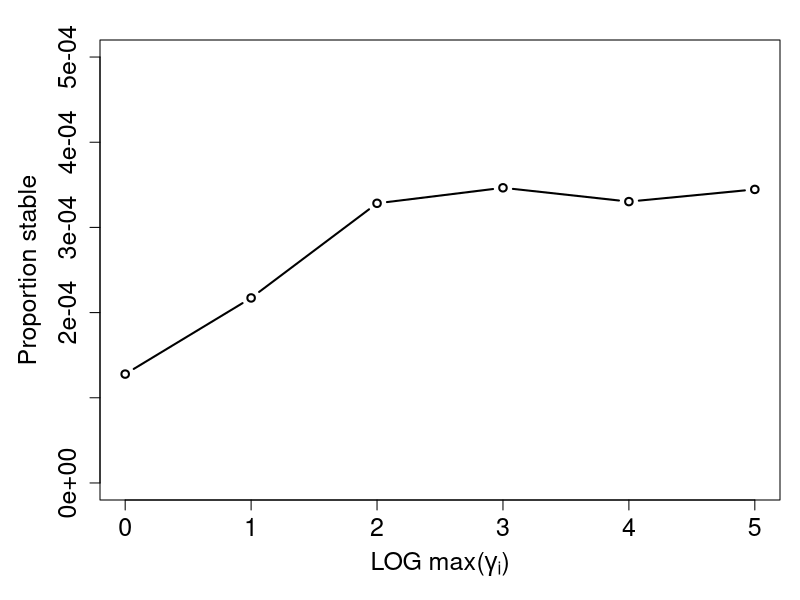
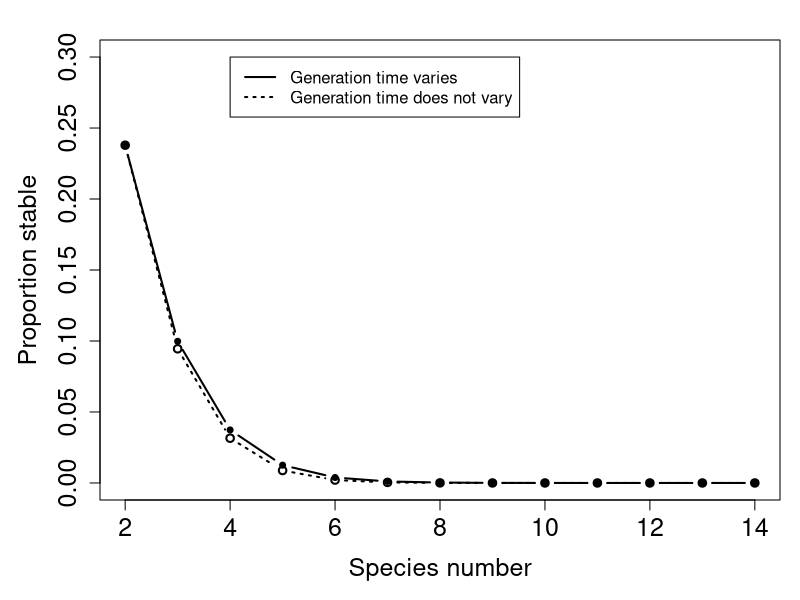
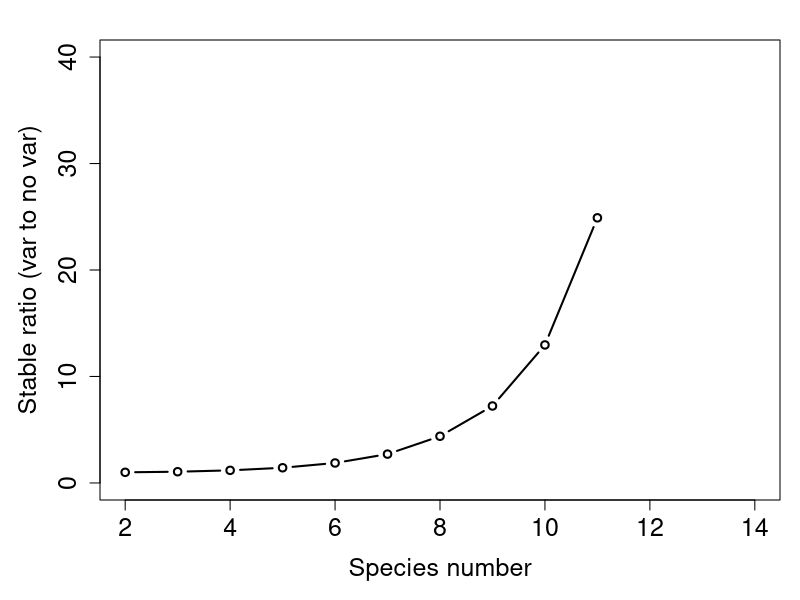
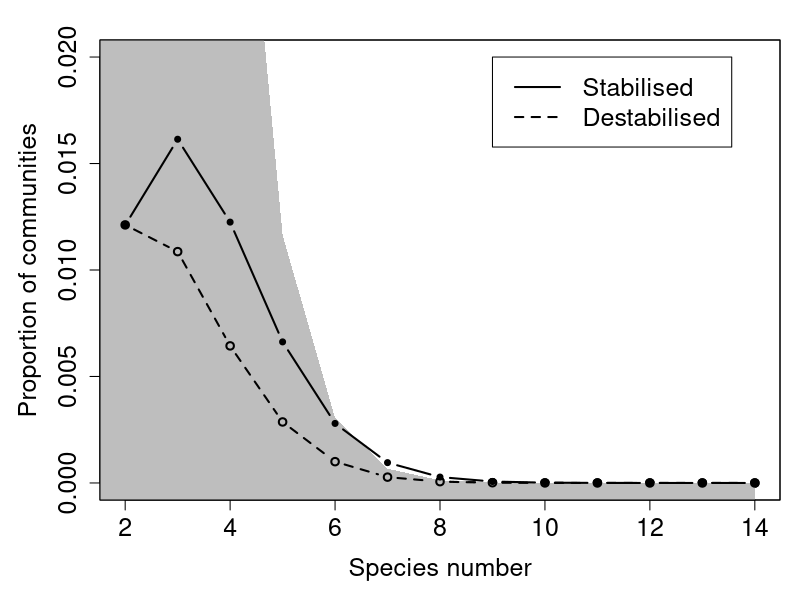
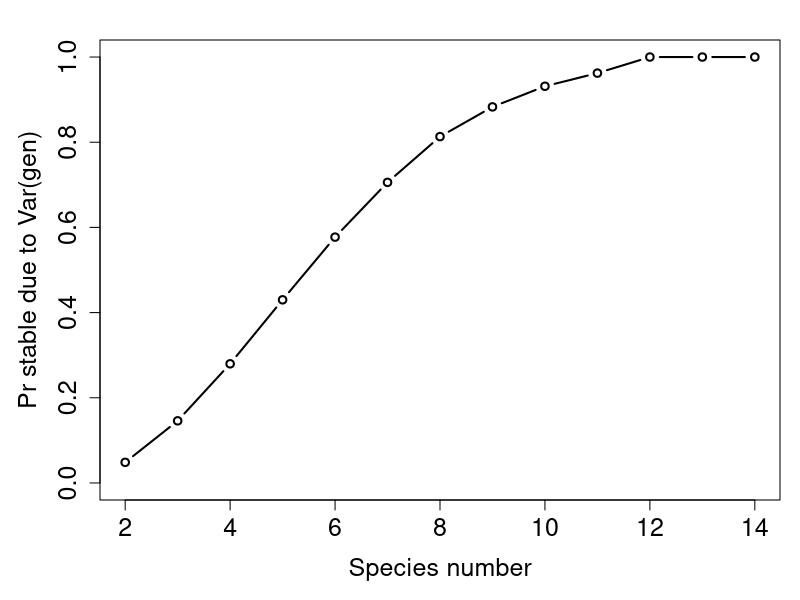
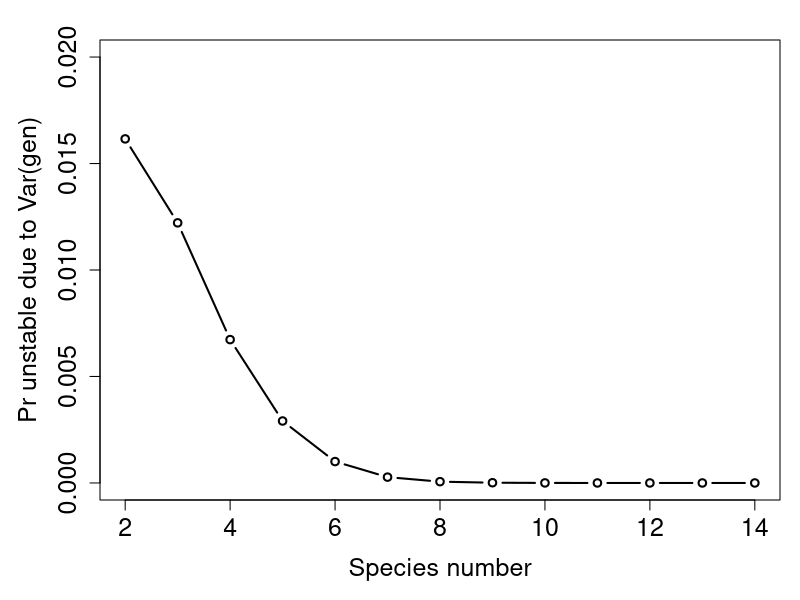
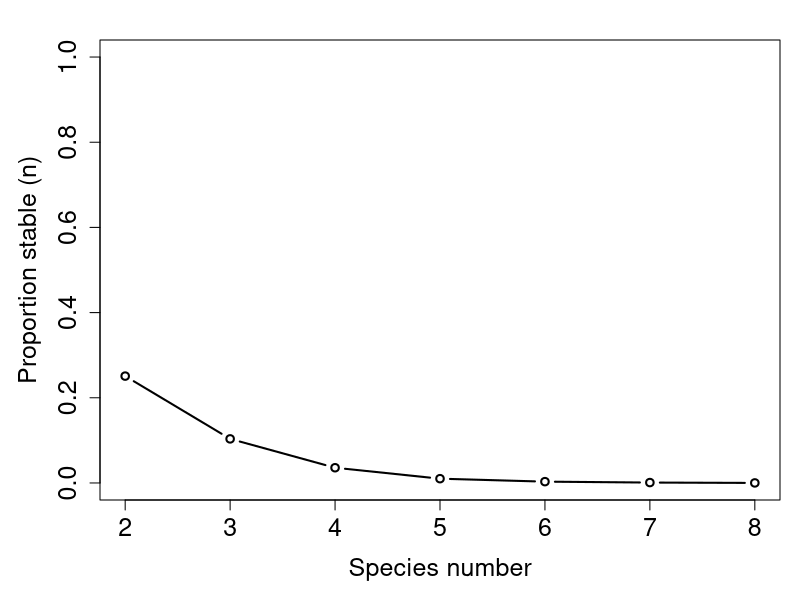
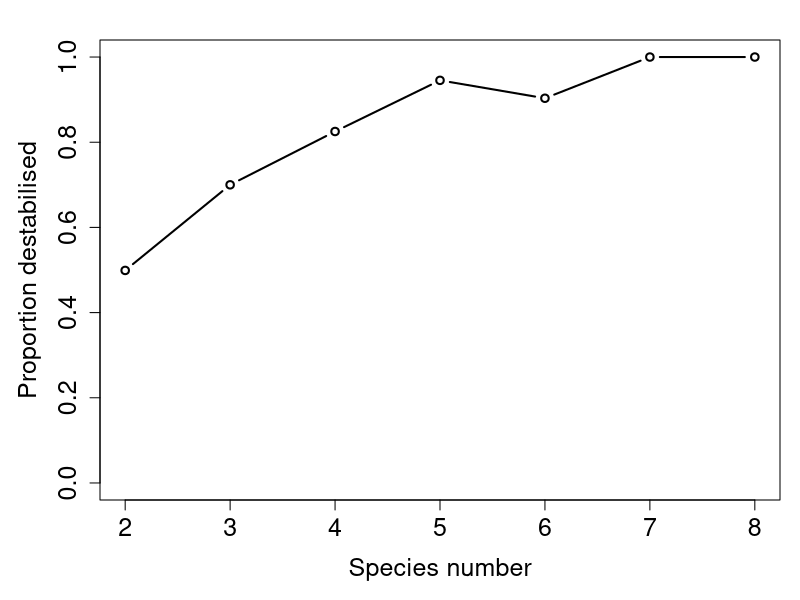

The R script that drew these images, in order:
## ---- chunk 1
library(knitr);
dat  <- read.table(file = "full_data.csv", header = TRUE, sep = ",");
dat  <- cbind(dat, (dat[,3] - dat[,4]) + dat[,5]);
rownames(dat) <- NULL;
colnames(dat) <- c("Species ($\\{S}$)", "Unstable", "Stable", "Stabilised", 
                   "Destabilised", "Stable ($\\{Var(gamma)}$)")
## ---- chunk 2
kable(dat);
## ---- chunk 3
mag_var <- read.table(file = "var_gen_mag.csv", header = TRUE, sep = ",");
stabi_3 <- mag_var[,3] / 10000000;
par(mar = c(5, 5, 2, 1));
plot(x = log10(mag_var[,1]), y = stabi_3, type = "b", lwd = 2, ylim = c(0, 0.0005),
     xlab = expression(paste("LOG max(",gamma[i],")")), ylab = "Proportion stable",
     cex.axis = 1.5, cex.lab = 1.5, lty = "solid");
## ---- chunk 4
gen_var  <- read.table(file = "full_data.csv", header = TRUE, sep = ",");
gen_var  <- gen_var[1:13,];
tot_sim  <- sum(gen_var[1,2:5]);
before_v <- gen_var[,3] / tot_sim;
after_v  <- ((gen_var[,3] - gen_var[,4]) + gen_var[,5]) / tot_sim;
par(mar = c(5, 5, 2, 1));
plot(x = gen_var[,1], y = before_v, type = "b", lwd = 2, ylim = c(0, 0.3),
     xlab = "Species number", ylab = "Proportion stable",
     cex.axis = 1.5, cex.lab = 1.5, lty = "dotted");
points(x = gen_var[,1], y = after_v, type = "b", lwd = 2, ylim = c(0, 0.3),
       lty = "solid", pch = 20);
legend(x = 4, y = 0.3, lwd = 2,
       legend = c("Generation time varies", "Generation time does not vary"),
       lty = c("solid", "dotted"));
## ---- chunk 5
par(mar = c(5, 5, 2, 1));
plot(x = gen_var[,1], y = after_v / before_v, type = "b", lwd = 2, ylim = c(0, 40),
     xlab = "Species number", ylab = "Stable ratio (var to no var)",
     cex.axis = 1.5, cex.lab = 1.5, lty = "solid");
## ---- chunk 6
unstable    <- gen_var[,2] / tot_sim;
stable      <- gen_var[,3] / tot_sim;
destablised <- gen_var[,4] / tot_sim;
stabilised  <- gen_var[,5] / tot_sim;
par(mar = c(5, 5, 2, 1));
plot(x = gen_var[,1], y = destablised, type = "b", lwd = 2, ylim = c(0, 0.02),
     xlab = "Species number", ylab = "Proportion of communities",
     cex.axis = 1.5, cex.lab = 1.5, lty = "dashed");
polygon(x = c(gen_var[,1], rev(gen_var[,1]), -4), 
        y = c(stable + destablised, rep(-1, dim(gen_var)[1] + 1)), 
        col = "grey", border = NA);
box();
points(x = gen_var[,1], y = destablised, type = "b", lwd = 2, lty = "dashed");
points(x = gen_var[,1], y = stabilised, type = "b", lwd = 2, ylim = c(0, 0.02),
       lty = "solid", pch = 20);
legend(x = 9, y = 0.02, lwd = 2, cex = 1.5,
       legend = c("Stabilised", "Destabilised"),
       lty = c("solid", "dashed"));
## ---- chunk 7
par(mar = c(5, 5, 2, 1));
y1 <- stabilised / (stable + stabilised);
plot(x = gen_var[,1], y = y1, type = "b", lwd = 2, ylim = c(0, 1),
     xlab = "Species number", ylab = "Pr stable due to Var(gen)",
     cex.axis = 1.5, cex.lab = 1.5, lty = "solid");
## ---- chunk 8
par(mar = c(5, 5, 2, 1));
y1 <- destablised / (unstable + destablised);
plot(x = gen_var[,1], y = y1, type = "b", lwd = 2, ylim = c(0, 0.02),
     xlab = "Species number", ylab = "Pr unstable due to Var(gen)",
     cex.axis = 1.5, cex.lab = 1.5, lty = "solid");
## ---- chunk 9
random_comm <- function(dm = 2, iter = 10000){
    stabilised_fastevo <- NULL;
    unstabled_fastevo  <- NULL;
    nn           <- dm * dm;
    tot_stabled  <- 0;
    tot_ustabled <- 0;
    tot_eco_stab <- 0;
    stabilised_fastevo <- NULL;
    unstabled_fastevo  <- NULL;
    while(iter > 0){
        stabilised   <- 0;
        unstabilised <- 0;
        Adat <- runif(n = nn, min = -4, max = 4);
        Bdat <- runif(n = nn, min = -4, max = 4);
        Cdat <- runif(n = nn, min = -4, max = 4);
        A    <- matrix(data = Adat, nrow = dm, ncol = dm);
        B    <- matrix(data = Bdat, nrow = dm, ncol = dm);
        C    <- matrix(data = Cdat, nrow = dm, ncol = dm);
        egD  <- 1;
        while(egD >= 0){
             Ddat <- runif(n = nn, min = -4, max = 4);
             D    <- matrix(data = Ddat, nrow = dm, ncol = dm);
             egD  <- max(Re(eigen(D)$values))
        }
        eco_stable       <- max(Re(eigen(A)$values)) < 0;
        slow_evo_maxE    <- max(Re(eigen(A + B %*% solve(D) %*% (-C))$values));
        stable_fast_evo  <- slow_evo_maxE < 0;
        if(eco_stable == FALSE & stable_fast_evo == TRUE){
            list_ele <- length(stabilised_fastevo$A) + 1;
            stabilised_fastevo$A[[list_ele]] <- A;
            stabilised_fastevo$B[[list_ele]] <- B;
            stabilised_fastevo$C[[list_ele]] <- C;
            stabilised_fastevo$D[[list_ele]] <- D;
            stabilised   <- 1;
        }
        if(eco_stable == TRUE & stable_fast_evo == FALSE){
            list_ele <- length(unstabled_fastevo$A) + 1;
            unstabled_fastevo$A[[list_ele]] <- A;
            unstabled_fastevo$B[[list_ele]] <- B;
            unstabled_fastevo$C[[list_ele]] <- C;
            unstabled_fastevo$D[[list_ele]] <- D;
            unstabilised   <- 1;
        }
        if(stabilised == 1){
            tot_stabled <- tot_stabled + 1;
        }
        if(unstabilised == 1){
            tot_ustabled <- tot_ustabled + 1;
        }
        if(eco_stable == TRUE){
            tot_eco_stab <- tot_eco_stab + 1;
        }
        iter <- iter - 1;
    }
    results <- list(ecologically_stable = tot_eco_stab, 
                    stabilised = tot_stabled, destabilised = tot_ustabled,
                    stabilised_all   = stabilised_fastevo, 
                    destabilised_all = unstabled_fastevo);
    return(results);
}
## ---- chunk 10
dat       <- read.table(file = "rand_sims.txt", header = TRUE);
species   <- dat[,1];
pr_stable <- dat[,2] / (dat[,2] + dat[,4]);
par(mar = c(5, 5, 2, 1));
plot(x = species, y = pr_stable, type = "b", lwd = 2, ylim = c(0, 1),
     xlab = "Species number", ylab = "Proportion stable (n)",
     cex.axis = 1.5, cex.lab = 1.5);
## ---- chunk 11
pr_destabilised <- dat[,3] / dat[,2];
par(mar = c(5, 5, 2, 1));
plot(x = species, y = pr_destabilised, type = "b", lwd = 2, ylim = c(0, 1),
     xlab = "Species number", ylab = "Proportion destabilised",
     cex.axis = 1.5, cex.lab = 1.5);
## ---- chunk 12
pr_stabilised <- dat[,5] / dat[,4];
par(mar = c(5, 5, 2, 1));
plot(x = species, y = pr_stabilised, type = "b", lwd = 2, ylim = c(0, 1),
     xlab = "Species number", ylab = "Proportion stabilised",
     cex.axis = 1.5, cex.lab = 1.5);
